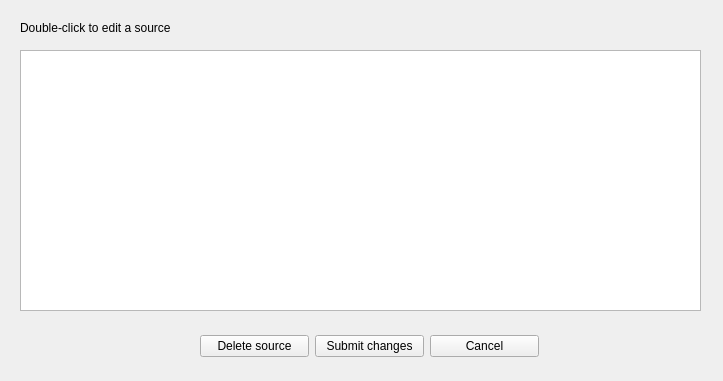
<?xml version="1.0" encoding="UTF-8"?>
<ui version="4.0">
 <class>EditSources</class>
 <widget class="QWidget" name="EditSources">
  <property name="geometry">
   <rect>
    <x>0</x>
    <y>0</y>
    <width>723</width>
    <height>381</height>
   </rect>
  </property>
  <property name="windowTitle">
   <string>Edit sources</string>
  </property>
  <widget class="QTableView" name="source_tableView">
   <property name="geometry">
    <rect>
     <x>20</x>
     <y>50</y>
     <width>681</width>
     <height>261</height>
    </rect>
   </property>
  </widget>
  <widget class="QWidget" name="verticalLayoutWidget">
   <property name="geometry">
    <rect>
     <x>200</x>
     <y>330</y>
     <width>339</width>
     <height>32</height>
    </rect>
   </property>
   <layout class="QHBoxLayout" name="horizontalLayout">
    <item>
     <widget class="QPushButton" name="deletesource_pushButton">
      <property name="text">
       <string>Delete source</string>
      </property>
     </widget>
    </item>
    <item>
     <widget class="QPushButton" name="submitsource_pushButton">
      <property name="text">
       <string>Submit changes</string>
      </property>
     </widget>
    </item>
    <item>
     <widget class="QPushButton" name="cancelsource_pushButton">
      <property name="text">
       <string>Cancel</string>
      </property>
     </widget>
    </item>
   </layout>
  </widget>
  <widget class="QLabel" name="label">
   <property name="geometry">
    <rect>
     <x>20</x>
     <y>20</y>
     <width>681</width>
     <height>16</height>
    </rect>
   </property>
   <property name="text">
    <string>Double-click to edit a source</string>
   </property>
  </widget>
 </widget>
 <resources/>
 <connections/>
</ui>
